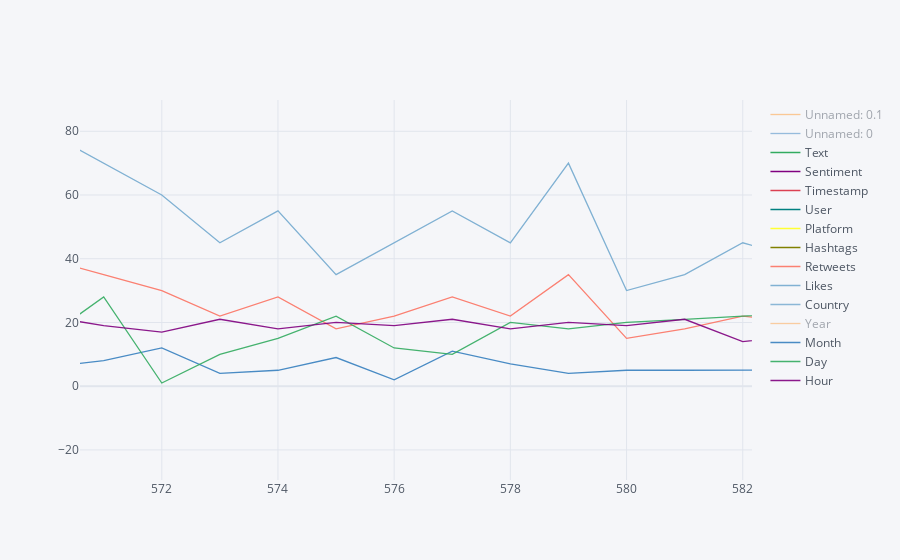

The code cell stored with this chart in its notebook:
### Code cell
sent_data.iplot()

### Figure 1 — Plotly figure (JSON) as saved in the notebook; plotly's stock layout.template omitted (floating-point values rounded to 4 significant figures; data arrays with more than 128 entries replaced by an {"elided": "..."} marker saying what was removed)
{"data": [{"line": {"color": "rgba(255, 153, 51, 1.0)", "dash": "solid", "shape": "linear", "width": 1.3}, "mode": "lines", "name": "Unnamed: 0.1", "text": "", "type": "scatter", "visible": "legendonly", "x": {"elided": "732 int values"}, "y": {"elided": "732 int values"}}, {"line": {"color": "rgba(55, 128, 191, 1.0)", "dash": "solid", "shape": "linear", "width": 1.3}, "mode": "lines", "name": "Unnamed: 0", "text": "", "type": "scatter", "visible": "legendonly", "x": {"elided": "732 int values"}, "y": {"elided": "732 int values"}}, {"line": {"color": "rgba(50, 171, 96, 1.0)", "dash": "solid", "shape": "linear", "width": 1.3}, "mode": "lines", "name": "Text", "text": "", "type": "scatter", "x": {"elided": "732 int values"}, "y": {"elided": "732 str values"}}, {"line": {"color": "rgba(128, 0, 128, 1.0)", "dash": "solid", "shape": "linear", "width": 1.3}, "mode": "lines", "name": "Sentiment", "text": "", "type": "scatter", "x": {"elided": "732 int values"}, "y": {"elided": "732 str values"}}, {"line": {"color": "rgba(219, 64, 82, 1.0)", "dash": "solid", "shape": "linear", "width": 1.3}, "mode": "lines", "name": "Timestamp", "text": "", "type": "scatter", "x": {"elided": "732 int values"}, "y": {"elided": "732 str values"}}, {"line": {"color": "rgba(0, 128, 128, 1.0)", "dash": "solid", "shape": "linear", "width": 1.3}, "mode": "lines", "name": "User", "text": "", "type": "scatter", "x": {"elided": "732 int values"}, "y": {"elided": "732 str values"}}, {"line": {"color": "rgba(255, 255, 51, 1.0)", "dash": "solid", "shape": "linear", "width": 1.3}, "mode": "lines", "name": "Platform", "text": "", "type": "scatter", "visible": true, "x": {"elided": "732 int values"}, "y": {"elided": "732 str values"}}, {"line": {"color": "rgba(128, 128, 0, 1.0)", "dash": "solid", "shape": "linear", "width": 1.3}, "mode": "lines", "name": "Hashtags", "text": "", "type": "scatter", "x": {"elided": "732 int values"}, "y": {"elided": "732 str values"}}, {"line": {"color": "rgba(251, 128, 114, 1.0)", "dash": "solid", "shape": "linear", "width": 1.3}, "mode": "lines", "name": "Retweets", "text": "", "type": "scatter", "x": {"elided": "732 int values"}, "y": {"elided": "732 int values"}}, {"line": {"color": "rgba(128, 177, 211, 1.0)", "dash": "solid", "shape": "linear", "width": 1.3}, "mode": "lines", "name": "Likes", "text": "", "type": "scatter", "x": {"elided": "732 int values"}, "y": {"elided": "732 int values"}}, {"line": {"color": "rgba(128, 177, 211, 0.8999999999999999)", "dash": "solid", "shape": "linear", "width": 1.3}, "mode": "lines", "name": "Country", "text": "", "type": "scatter", "x": {"elided": "732 int values"}, "y": {"elided": "732 str values"}}, {"line": {"color": "rgba(255, 153, 51, 0.8999999999999999)", "dash": "solid", "shape": "linear", "width": 1.3}, "mode": "lines", "name": "Year", "text": "", "type": "scatter", "visible": "legendonly", "x": {"elided": "732 int values"}, "y": {"elided": "732 int values"}}, {"line": {"color": "rgba(55, 128, 191, 0.8999999999999999)", "dash": "solid", "shape": "linear", "width": 1.3}, "mode": "lines", "name": "Month", "text": "", "type": "scatter", "x": {"elided": "732 int values"}, "y": {"elided": "732 int values"}}, {"line": {"color": "rgba(50, 171, 96, 0.8999999999999999)", "dash": "solid", "shape": "linear", "width": 1.3}, "mode": "lines", "name": "Day", "text": "", "type": "scatter", "x": {"elided": "732 int values"}, "y": {"elided": "732 int values"}}, {"line": {"color": "rgba(128, 0, 128, 0.8999999999999999)", "dash": "solid", "shape": "linear", "width": 1.3}, "mode": "lines", "name": "Hour", "text": "", "type": "scatter", "x": {"elided": "732 int values"}, "y": {"elided": "732 int values"}}], "layout": {"autosize": true, "legend": {"bgcolor": "#F5F6F9", "font": {"color": "#4D5663"}}, "paper_bgcolor": "#F5F6F9", "plot_bgcolor": "#F5F6F9", "title": {"font": {"color": "#4D5663"}}, "xaxis": {"autorange": false, "gridcolor": "#E1E5ED", "range": [570.6, 582.2], "showgrid": true, "tickfont": {"color": "#4D5663"}, "title": {"font": {"color": "#4D5663"}, "text": ""}, "type": "linear", "zerolinecolor": "#E1E5ED"}, "yaxis": {"autorange": false, "gridcolor": "#E1E5ED", "range": [-29.43, 89.81], "showgrid": true, "tickfont": {"color": "#4D5663"}, "title": {"font": {"color": "#4D5663"}, "text": ""}, "type": "linear", "zerolinecolor": "#E1E5ED"}}}
